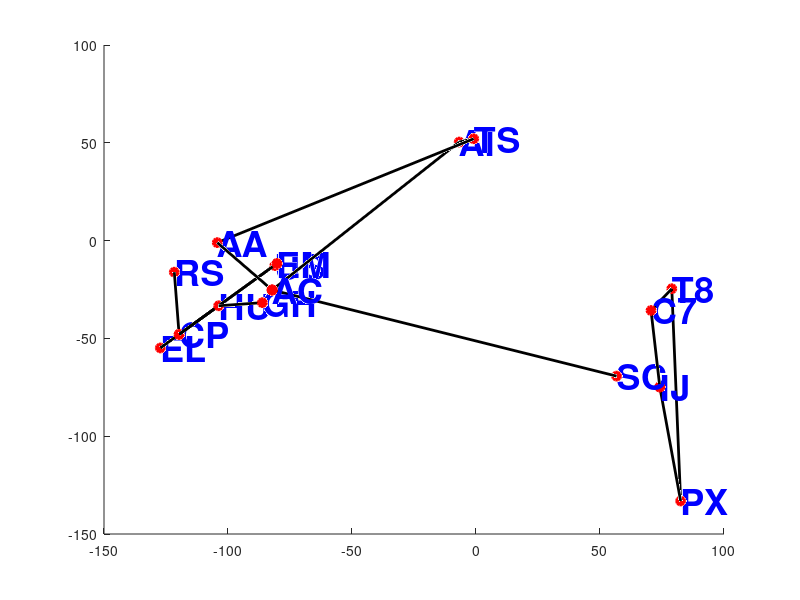

The MATLAB script that drew this image:
function checking_the_landmarks
IJ = [   74.1129;  -74.8060;   68.9446]; % Incisura Jugularis
PX = [   82.5171; -133.1130;  -76.9724]; % Processus Xiphoideus
T8 = [   78.9481;  -24.5985;  -40.6273]; % Vertebra T8
C7 = [   70.5729;  -35.7244;  150.7640]; % Vertebra C7
SC = [   56.6771;  -69.2782;   72.7629]; % Sternoclaviuclar joint
%SC= [   52.0511;  -79.0859;   75.0302]; % Sternoclaviuclar joint
AC = [   -82.2127; -25.2576;   148.444]; % Sternoclaviuclar joint
%AC = [  -82.1051;  -30.7575;  145.4510]; % Acromioclavicular joint
GH = [  -86.1456;  -31.7209;  107.6860]; % Glenohumeral joint
HU = [ -103.7780;  -33.3235; -205.8640]; % Humeroulnar joint= 0.5(EM+EL)
TS = [   -0.9241;   52.0670;  121.3280]; % Trigonum Spinae
AI = [   -6.7869;   50.3866;   -4.7008]; % Angulus Inferior
AA = [ -104.3290;   -1.0350;  133.7840]; % Angulus Acromialis
EL = [ -127.2850;  -54.8861; -208.4960]; % Lateral epicondyle
EM = [  -80.2709;  -11.7610; -203.2320]; % Medial epicondyle
%CP = [ -117.9780;   20.2045; -201.1550]; %Capitulum center
%CP = [-1.119019088745117e+002 2.951757049560547e+001 -2.114102478027344e+002]';
CP_r = [-1.162884872079883e+02;-50.987791082214290;-2.133781068022996e+02];
t = ((EM(1)-EL(1))*CP_r(1) + (EM(2)-EL(2))*CP_r(2) + (EM(3)-EL(3))*CP_r(3) - (EM(1)-EL(1))*EM(1) - (EM(2)-EL(2))*EM(2) - (EM(3)-EL(3))*EM(3))...
    /((EM(1)-EL(1))^2 + (EM(2)-EL(2))^2 + (EM(3)-EL(3))^2);

CP = [EM(1) - (EL(1)-EM(1))*t; EM(2) - (EL(2)-EM(2))*t; EM(3) - (EL(3)-EM(3))*t];
%US = [ -119.1449;  -32.0329; -459.3816]; %Ulna Styloid
US = [-8.111890411376953e+001 -1.277923679351807e+001 -4.723002319335938e+002]'; 

%RS = [  -80.0832;  -17.1580; -471.3330]; %Radius Styloid
RS = [-1.216534347534180e+002 -1.614651107788086e+001 -4.654623413085938e+002 ]';

Thorax      = [IJ, PX, T8, C7, IJ]; 
Clavicula   = [SC, AC];
Scapula     = [AC, AA, TS, AI, AC];
Humerus     = [GH, HU, EL, EM];
Ulna        = [CP, EM, US];
Radius      = [CP, RS];
figure
hold on
plot3(Thorax(1,:),...
      Thorax(2,:),...
      Thorax(3,:),...
      'color', 'black',...
      'linewidth', 2,...
      'marker', 'o',...
      'markerfacecolor', 'red',...
      'markeredgecolor', 'red');

plot3(Clavicula(1,:),...
      Clavicula(2,:),...
      Clavicula(3,:),...
      'color', 'black',...
      'linewidth', 2,...
      'marker', 'o',...
      'markerfacecolor', 'red',...
      'markeredgecolor', 'red');  
  
plot3(Scapula(1,:),...
      Scapula(2,:),...
      Scapula(3,:),...
      'color', 'black',...
      'linewidth', 2,...
      'marker', 'o',...
      'markerfacecolor', 'red',...
      'markeredgecolor', 'red'); 
  
  plot3(Humerus(1,:),...
      Humerus(2,:),...
      Humerus(3,:),...
      'color', 'black',...
      'linewidth', 2,...
      'marker', 'o',...
      'markerfacecolor', 'red',...
      'markeredgecolor', 'red'); 
  
  plot3(Ulna(1,:),...
      Ulna(2,:),...
      Ulna(3,:),...
      'color', 'black',...
      'linewidth', 2,...
      'marker', 'o',...
      'markerfacecolor', 'red',...
      'markeredgecolor', 'red'); 
  
  plot3(Radius(1,:),...
      Radius(2,:),...
      Radius(3,:),...
      'color', 'black',...
      'linewidth', 2,...
      'marker', 'o',...
      'markerfacecolor', 'red',...
      'markeredgecolor', 'red'); 
  
PointsCoordinate = [IJ PX T8 C7 SC AC GH HU TS...
    AI AA EL EM CP US RS];

PointsTitle = ['IJ';'PX';'T8';'C7';'SC';'AC';'GH';'HU';
               'TS';'AI';'AA';'EL';'EM';'CP';'US';'RS'];
           
           
for i = 1:size(PointsCoordinate,2)
text(PointsCoordinate(1,i),PointsCoordinate(2,i),PointsCoordinate(3,i),...
     strcat('   ',PointsTitle(i,:)),'color',...
    'b','fontsize',26,'fontweight','bold','HorizontalAlignment','left')                                
end 

return
                                
